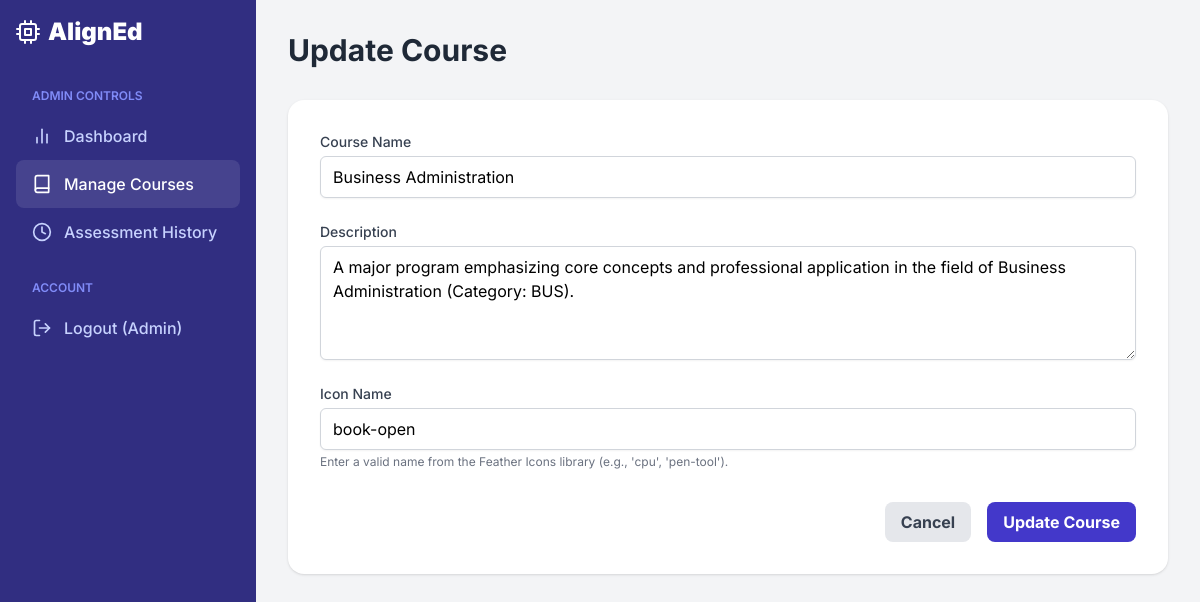
The app's page /admin-dashboard/courses/469/edit/ (signed in) with its own data.
### recommender/models.py (models this page shows, shortened)
class Course(models.Model):
    name = models.CharField(max_length=200, unique=True)
    description = models.TextField(help_text="A brief description of the course.")
    icon = models.CharField(max_length=50, default='book-open', help_text="Name of a Feather icon (e.g., 'cpu', 'pen-tool').")
    active_personas = models.ManyToManyField(
        PersonaTemplate,
        through=CoursePersonaWeight,
        related_name='courses_using_template',
        blank=True,
        help_text="The set of base personas activated for this course with custom weights."
    )
    global_trait_overrides = models.TextField(
        blank=True,
        help_text="Custom trait:score pairs (e.g., ability_logic:5, interest_detail:4) for global fine-tuning."
    )
    field_category = models.CharField(
        max_length=10,
        choices=FIELD_CHOICES,
        default='TECH',
        help_text="The broad category this course belongs to (used for Stage 1 recommendation)."
    )
    offering_universities = models.ManyToManyField(University, related_name='offered_courses', blank=True)
    top_schools = models.TextField(blank=True, help_text="Comma-separated list of top schools in Metro Manila for this course.")

### recommender/views.py (the view)
# urls.py: path('admin-dashboard/courses/<int:pk>/edit/', views.course_update_view, name='course_update'),
@user_passes_test(is_superuser)
def course_update_view(request, pk):
    from .models import FIELD_CHOICES
    course = get_object_or_404(Course, pk=pk)
    if request.method == 'POST':
        course.name, course.description, course.icon = request.POST.get('name'), request.POST.get('description'), request.POST.get('icon')
        course.field_category = request.POST.get('field_category') # Save the new field
        course.save()
        return redirect('course_list')
    context = {'action': 'Update', 'course': course, 'active_page': 'course_list', 'field_choices': FIELD_CHOICES}
    return render(request, 'recommender/admin_course_form.html', context)

### recommender/views.py (called while the page is built)
def is_superuser(user):
    return user.is_authenticated and user.is_superuser

### recommender/templates/recommender/admin_course_form.html (shortened to what this page needs)
{% extends 'recommender/base.html' %}
{% block content %}
<h1 class="text-3xl font-bold text-gray-800 mb-8">{{ action }} Course</h1>
<div class="bg-white p-8 rounded-2xl shadow">
    <form method="POST">
        <div class="space-y-6">
            <div>
                <label for="name" class="block text-sm font-medium text-gray-700">Course Name</label>
                <input type="text" name="name" id="name" value="{{ course.name|default:'' }}" required class="mt-1 block w-full px-3 py-2 border border-gray-300 rounded-md shadow-sm focus:outline-none focus:ring-indigo-500 focus:border-indigo-500">
            </div>
            <div>
                <label for="description" class="block text-sm font-medium text-gray-700">Description</label>
                <textarea name="description" id="description" rows="4" required class="mt-1 block w-full px-3 py-2 border border-gray-300 rounded-md shadow-sm focus:outline-none focus:ring-indigo-500 focus:border-indigo-500">{{ course.description|default:'' }}</textarea>
            </div>
            <div>
                <label for="icon" class="block text-sm font-medium text-gray-700">Icon Name</label>
                <input type="text" name="icon" id="icon" value="{{ course.icon|default:'book-open' }}" required class="mt-1 block w-full px-3 py-2 border border-gray-300 rounded-md shadow-sm focus:outline-none focus:ring-indigo-500 focus:border-indigo-500">
                <p class="text-xs text-gray-500 mt-1">Enter a valid name from the Feather Icons library (e.g., 'cpu', 'pen-tool').</p>
            </div>
        </div>
        <div class="mt-8 flex justify-end space-x-4">
            <a href="{% url 'course_list' %}" class="bg-gray-200 text-gray-700 font-bold py-2 px-4 rounded-lg hover:bg-gray-300">Cancel</a>
            <button type="submit" class="bg-indigo-700 text-white font-bold py-2 px-4 rounded-lg hover:bg-indigo-800">{{ action }} Course</button>
        </div>
    </form>
</div>
{% endblock %}

### recommender/templates/recommender/base.html (style rules this page uses)
body { font-family: 'Inter', sans-serif; }

### records on screen
Course: name "Business Administration", description "A major program emphasizing core concepts and professional application in the field of Business Administration (Category: BUS).", icon "book-open"

### other values on screen
{{ action }} "Update"
